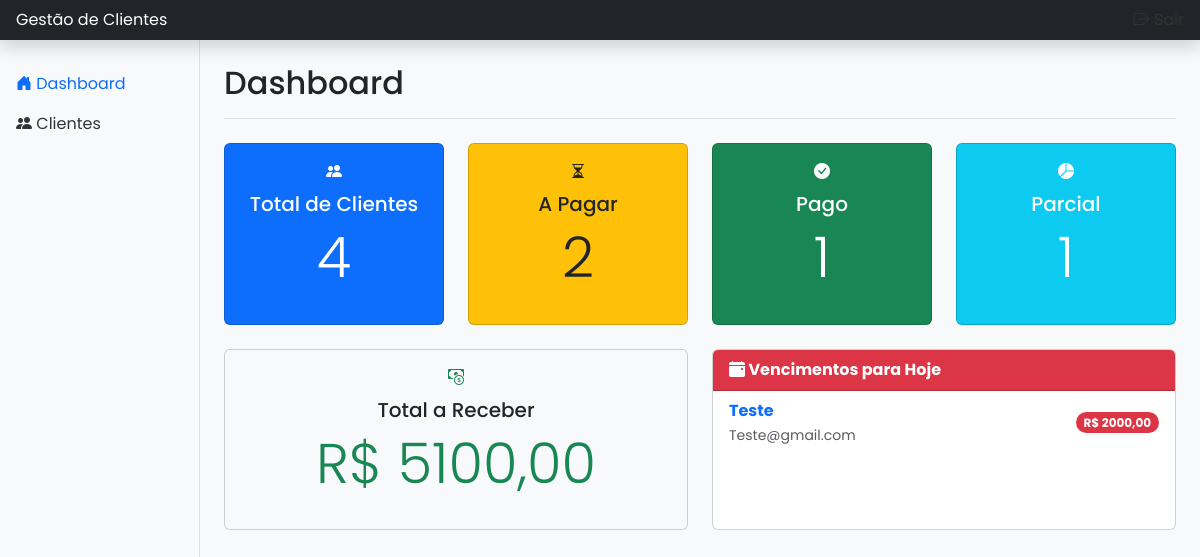
Screenshot of / (signed in) with the database file from the repository.
### app.py (models this page shows)
class Cliente(db.Model):
    id = db.Column(db.Integer, primary_key=True)
    nome = db.Column(db.String(100), nullable=False)
    email = db.Column(db.String(100), unique=True, nullable=False)
    telefone = db.Column(db.String(20), nullable=True)
    valor_a_pagar = db.Column(db.Float, nullable=False, default=0.0)
    status_pagamento = db.Column(db.String(20), nullable=False, default='A Pagar')
    anotacoes = db.Column(db.Text, nullable=True)
    data_vencimento = db.Column(db.Date, nullable=True)

### app.py (the view)
@app.route('/')
@login_required
def dashboard():
    total_clientes = db.session.query(func.count(Cliente.id)).scalar() or 0
    a_pagar_count = db.session.query(func.count(Cliente.id)).filter(Cliente.status_pagamento == 'A Pagar').scalar() or 0
    pago_count = db.session.query(func.count(Cliente.id)).filter(Cliente.status_pagamento == 'Pago').scalar() or 0
    parcial_count = db.session.query(func.count(Cliente.id)).filter(Cliente.status_pagamento == 'Parcial').scalar() or 0
    total_a_receber = db.session.query(func.sum(Cliente.valor_a_pagar)).filter(Cliente.status_pagamento.in_(['A Pagar', 'Parcial'])).scalar() or 0.0
    hoje = date.today()
    vencimentos_hoje = Cliente.query.filter(Cliente.data_vencimento == hoje, Cliente.status_pagamento != 'Pago').all()
    return render_template('dashboard.html', total_clientes=total_clientes, a_pagar_count=a_pagar_count, pago_count=pago_count, parcial_count=parcial_count, total_a_receber=total_a_receber, vencimentos_hoje=vencimentos_hoje)

### app.py (called while the page is built)
@login_manager.user_loader
def load_user(user_id):
    return User.query.get(int(user_id))

@app.context_processor
def inject_year():
    return {'year': date.today().year}

### templates/dashboard.html (shortened to what this page needs)
{% extends 'base.html' %}
{% block content %}
<div class="pb-2 mb-4 border-bottom">
    <h1 class="h2">Dashboard</h1>
</div>
<div class="row g-4">
    <div class="col-md-6 col-lg-3">
        <div class="card card-dashboard text-white bg-primary h-100">
            <div class="card-body text-center">
                <i class="bi bi-people-fill card-icon"></i>
                <h5 class="card-title mt-2">Total de Clientes</h5>
                <p class="display-4">{{ total_clientes }}</p>
            </div>
        </div>
    </div>
    <div class="col-md-6 col-lg-3">
        <div class="card card-dashboard text-dark bg-warning h-100">
            <div class="card-body text-center">
                <i class="bi bi-hourglass-split card-icon"></i>
                <h5 class="card-title mt-2">A Pagar</h5>
                <p class="display-4">{{ a_pagar_count }}</p>
            </div>
        </div>
    </div>
    <div class="col-md-6 col-lg-3">
        <div class="card card-dashboard text-white bg-success h-100">
            <div class="card-body text-center">
                <i class="bi bi-check-circle-fill card-icon"></i>
                <h5 class="card-title mt-2">Pago</h5>
                <p class="display-4">{{ pago_count }}</p>
            </div>
        </div>
    </div>
    <div class="col-md-6 col-lg-3">
        <div class="card card-dashboard text-white bg-info h-100">
            <div class="card-body text-center">
                <i class="bi bi-pie-chart-fill card-icon"></i>
                <h5 class="card-title mt-2">Parcial</h5>
                <p class="display-4">{{ parcial_count }}</p>
            </div>
        </div>
    </div>
    <div class="col-12 col-md-6 mt-4">
        <div class="card card-dashboard bg-light h-100">
            <div class="card-body text-center">
                <i class="bi bi-cash-coin card-icon text-success"></i>
                <h5 class="card-title mt-2">Total a Receber</h5>
                <p class="display-4 text-success">R$ {{ "%.2f"|format(total_a_receber)|replace('.', ',') }}</p>
            </div>
        </div>
    </div>
    <div class="col-12 col-md-6 mt-4">
        <div class="card h-100">
            <div class="card-header bg-danger text-white fw-bold">
                <i class="bi bi-calendar-event-fill"></i> Vencimentos para Hoje
            </div>
            <div class="card-body p-0" style="max-height: 250px; overflow-y: auto;">
                {% if vencimentos_hoje %}
                <ul class="list-group list-group-flush">
                    {% for cliente in vencimentos_hoje %}
                    <li class="list-group-item d-flex justify-content-between align-items-center">
                        <div>
                            <a href="{{ url_for('editar_cliente', id=cliente.id) }}" class="text-decoration-none fw-bold">{{ cliente.nome }}</a>
                            <br>
                            <small class="text-muted">{{ cliente.email }}</small>
                        </div>
                        <span class="badge bg-danger rounded-pill">R$ {{ "%.2f"|format(cliente.valor_a_pagar)|replace('.', ',') }}</span>
                    </li>
                    {% endfor %}
                </ul>
                {% else %}
                <div class="p-4 text-center text-muted">
                    <p class="mb-0"><i class="bi bi-check2-circle fs-3"></i></p>
                    Nenhum vencimento para hoje.
                </div>
                {% endif %}
            </div>
        </div>
    </div>
</div>
{% endblock %}

### templates/base.html (style rules this page uses)
body { font-family: 'Poppins', sans-serif; background-color: #f8f9fa; }

### rows the page displays
Cliente: nome "Teste", email "Teste@gmail.com", valor_a_pagar "2000,00"

### other values shown
{{ total_clientes }} "4"
{{ a_pagar_count }} "2"
{{ pago_count }} "1"
{{ parcial_count }} "1"
{{ "%.2f"|format(total_a_receber)|replace('.', ',') }} "5100,00"
